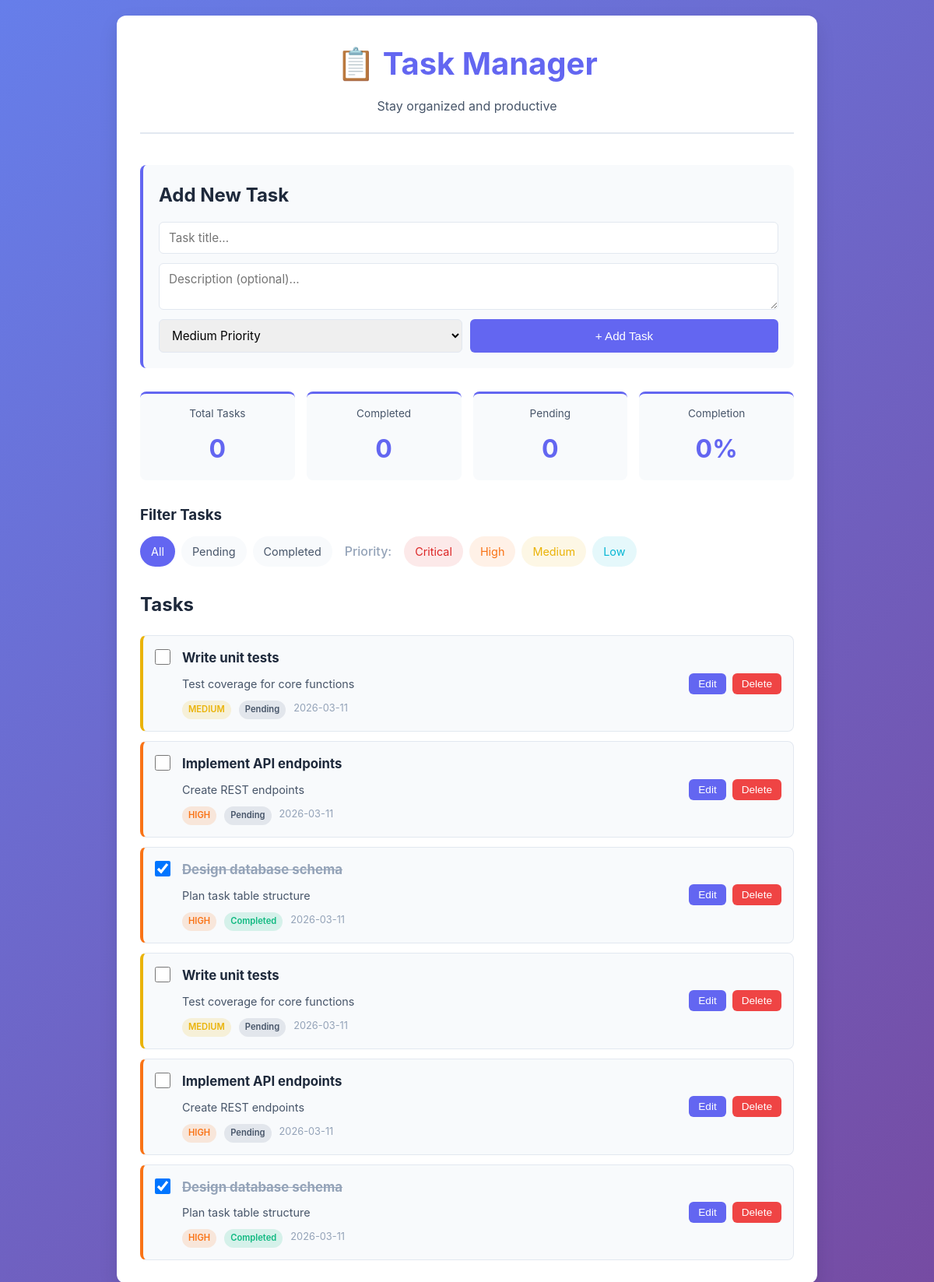
The page / on the database its author committed.
### tables this page shows
CREATE TABLE tasks (
                id TEXT PRIMARY KEY,
                title TEXT NOT NULL,
                description TEXT,
                priority TEXT NOT NULL,
                status TEXT NOT NULL,
                created_at TEXT NOT NULL,
                completed_at TEXT,
                completed INTEGER DEFAULT 0,
                tags TEXT,
                CONSTRAINT valid_priority CHECK (priority IN ('low', 'medium', 'high', 'critical'))
            );

### task_manager/app.py (the view)
@app.route('/')
def index():
    db = get_db()
    tasks = db.load_all_tasks()
    tasks_list = sorted(tasks.values(), key=lambda t: t.created_at, reverse=True)
    db.close()
    return render_template('index.html', tasks=tasks_list)

### task_manager/app.py (called while the page is built)
def get_db():
    db = TaskDatabase()
    return db

### task_manager/database.py (called while the page is built)
    def connect(self):
        self.connection = sqlite3.connect(self.db_path, check_same_thread=False)
        self.connection.row_factory = sqlite3.Row

    def create_schema(self):
        cursor = self.connection.cursor()
        cursor.execute("""
            CREATE TABLE IF NOT EXISTS tasks (
                id TEXT PRIMARY KEY,
                title TEXT NOT NULL,
                description TEXT,
                priority TEXT NOT NULL,
                status TEXT NOT NULL,
                created_at TEXT NOT NULL,
                completed_at TEXT,
                completed INTEGER DEFAULT 0,
                tags TEXT,
                CONSTRAINT valid_priority CHECK (priority IN ('low', 'medium', 'high', 'critical'))
            )
        """)
        self.connection.commit()

    def load_all_tasks(self) -> Dict[str, Task]:
        cursor = self.connection.cursor()
        cursor.execute("SELECT * FROM tasks")
        rows = cursor.fetchall()
        tasks = {}
        for row in rows:
            task = self._row_to_task(row)
            tasks[task.id] = task
        return tasks

    def _row_to_task(self, row: sqlite3.Row) -> Task:
        tags = json.loads(row['tags']) if row['tags'] else []
        return Task(
            id=row['id'],
            title=row['title'],
            description=row['description'] or "",
            priority=row['priority'],
            status=row['status'],
            created_at=row['created_at'],
            completed_at=row['completed_at'],
            completed=bool(row['completed']),
            tags=tags
        )

    def close(self):
        if self.connection:
            self.connection.close()

### task_manager/task.py (called while the page is built)
    def __post_init__(self):
        valid_priorities = ("low", "medium", "high", "critical")
        if self.priority not in valid_priorities:
            raise ValueError(f"Priority must be one of {valid_priorities}")

### task_manager/templates/index.html (shortened to what this page needs)
<!DOCTYPE html>
<html lang="en">
<head>
    <link rel="stylesheet" href="{{ url_for('static', filename='style.css') }}">
</head>
<body>
    <div class="container">
        <header class="header">
            <h1>📋 Task Manager</h1>
            <p class="subtitle">Stay organized and productive</p>
        </header>
        <div class="add-task-section">
            <h2>Add New Task</h2>
            <div class="form-group">
                <input type="text" id="taskTitle" placeholder="Task title..." class="input-field">
                <textarea id="taskDescription" placeholder="Description (optional)..." class="input-field textarea"></textarea>
                <div class="form-row">
                    <select id="taskPriority" class="input-field priority-select">
                        <option value="medium" selected>Medium Priority</option>
                    </select>
                    <button onclick="addTask()" class="btn btn-primary">+ Add Task</button>
                </div>
            </div>
        </div>
        <div class="stats-section" id="statsSection">
            <div class="stat-card">
                <span class="stat-label">Total Tasks</span>
                <span class="stat-value" id="totalTasks">0</span>
            </div>
            <div class="stat-card">
                <span class="stat-label">Completed</span>
                <span class="stat-value" id="completedTasks">0</span>
            </div>
            <div class="stat-card">
                <span class="stat-label">Pending</span>
                <span class="stat-value" id="pendingTasks">0</span>
            </div>
            <div class="stat-card">
                <span class="stat-label">Completion</span>
                <span class="stat-value" id="completionRate">0%</span>
            </div>
        </div>
        <div class="filters-section">
            <h3>Filter Tasks</h3>
            <div class="filters">
                <a href="/" class="filter-btn active">All</a>
                <a href="/pending" class="filter-btn">Pending</a>
                <a href="/completed" class="filter-btn">Completed</a>
                <span class="filter-divider">Priority:</span>
                <a href="/filter/critical" class="filter-btn priority-critical">Critical</a>
                <a href="/filter/high" class="filter-btn priority-high">High</a>
                <a href="/filter/medium" class="filter-btn priority-medium">Medium</a>
                <a href="/filter/low" class="filter-btn priority-low">Low</a>
            </div>
        </div>
        <div class="tasks-section">
            <h2>Tasks</h2>
            <div id="tasksList" class="tasks-list">
                {% if tasks %}
                    {% for task in tasks %}
                        <div class="task-item priority-{{ task.priority }}" data-task-id="{{ task.id }}">
                            <div class="task-header">
                                <input type="checkbox" class="task-checkbox"
                                    {% if task.completed %}checked{% endif %}
                                    onchange="toggleTask('{{ task.id }}')">
                                <div class="task-info">
                                    <h3 class="task-title {% if task.completed %}completed{% endif %}">{{ task.title }}</h3>
                                    <p class="task-description">{{ task.description }}</p>
                                    <div class="task-meta">
                                        <span class="task-priority priority-{{ task.priority }}">{{ task.priority | upper }}</span>
                                        <span class="task-status {% if task.completed %}completed{% else %}pending{% endif %}">
                                            {{ 'Completed' if task.completed else 'Pending' }}
                                        </span>
                                        <span class="task-date">{{ task.created_at[:10] }}</span>
                                    </div>
                                </div>
                            </div>
                            <div class="task-actions">
                                <button class="btn btn-sm btn-edit" onclick="editTaskModal('{{ task.id }}', '{{ task.title }}', '{{ task.description }}', '{{ task.priority }}')">Edit</button>
                                <button class="btn btn-sm btn-delete" onclick="deleteTask('{{ task.id }}')">Delete</button>
                            </div>
                        </div>
                    {% endfor %}
                {% else %}
                    <p class="no-tasks">No tasks yet. Create one to get started! ✨</p>
                {% endif %}
            </div>
        </div>
    </div>
</body>
</html>

### rows shown on the page
tasks: title "Write unit tests", description "Test coverage for core functions", priority "MEDIUM", completed "Pending", created_at "2026-03-11"
tasks: title "Implement API endpoints", description "Create REST endpoints", priority "HIGH", completed "Pending", created_at "2026-03-11"
tasks: completed "☑", title "Design database schema", description "Plan task table structure", priority "HIGH", completed "Completed", created_at "2026-03-11"
tasks: title "Write unit tests", description "Test coverage for core functions", priority "MEDIUM", completed "Pending", created_at "2026-03-11"
tasks: title "Implement API endpoints", description "Create REST endpoints", priority "HIGH", completed "Pending", created_at "2026-03-11"
tasks: completed "☑", title "Design database schema", description "Plan task table structure", priority "HIGH", completed "Completed", created_at "2026-03-11"
